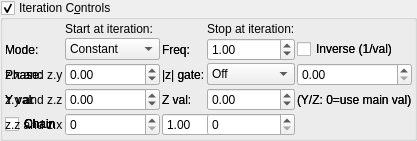
    <widget class="MyGroupBox" name="groupCheck_transf_function_enabledAx_false">
     <property name="title">
      <string>Iteration C&amp;ontrols</string>
     </property>
     <property name="checkable">
      <bool>true</bool>
     </property>
     <layout class="QVBoxLayout" name="verticalLayout_13" stretch="0">
      <property name="spacing">
       <number>2</number>
      </property>
      <property name="leftMargin">
       <number>2</number>
      </property>
      <property name="topMargin">
       <number>2</number>
      </property>
      <property name="rightMargin">
       <number>2</number>
      </property>
      <property name="bottomMargin">
       <number>2</number>
      </property>
      <item>
       <layout class="QGridLayout" name="gridLayout_14" columnstretch="0,1,0,1">
        <item row="2" column="1">
         <widget class="MySpinBox" name="spinboxInt_transf_start_iterations_A">
          <property name="sizePolicy">
           <sizepolicy hsizetype="Minimum" vsizetype="Maximum">
            <horstretch>0</horstretch>
            <verstretch>0</verstretch>
           </sizepolicy>
          </property>
          <property name="maximum">
           <number>999</number>
          </property>
         </widget>
        </item>
        <item row="3" column="1">
         <widget class="MySpinBox" name="spinboxInt_transf_multiplier_start_iter_1">
          <property name="sizePolicy">
           <sizepolicy hsizetype="Minimum" vsizetype="Maximum">
            <horstretch>0</horstretch>
            <verstretch>0</verstretch>
           </sizepolicy>
          </property>
          <property name="maximum">
           <number>999</number>
          </property>
         </widget>
        </item>
        <item row="3" column="3">
         <widget class="MySpinBox" name="spinboxInt_transf_multiplier_stop_iter_1">
          <property name="sizePolicy">
           <sizepolicy hsizetype="Minimum" vsizetype="Maximum">
            <horstretch>0</horstretch>
            <verstretch>0</verstretch>
           </sizepolicy>
          </property>
          <property name="maximum">
           <number>999</number>
          </property>
         </widget>
        </item>
      <item row="1" column="0">
       <widget class="QLabel"><property name="text"><string>Mode:</string></property></widget>
      </item>
      <item row="1" column="1">
       <widget class="MyComboBox" name="comboBox_transf_multiplier_value_mode_1">
        <item><property name="text"><string notr="true">Constant</string></property></item>
        <item><property name="text"><string notr="true">Sine</string></property></item>
        <item><property name="text"><string notr="true">Ramp</string></property></item>
        <item><property name="text"><string notr="true">Exponential</string></property></item>
        <item><property name="text"><string notr="true">Triangle</string></property></item>
        <item><property name="text"><string notr="true">Square</string></property></item>
        <item><property name="text"><string notr="true">Smoothstep</string></property></item>
        <item><property name="text"><string notr="true">Noise</string></property></item>
        <item><property name="text"><string notr="true">Ping-pong</string></property></item>
        <item><property name="text"><string notr="true">Stepped</string></property></item>
       </widget>
      </item>
      <item row="1" column="2">
       <widget class="QLabel"><property name="text"><string>Freq:</string></property></widget>
      </item>
      <item row="1" column="3">
       <widget class="MyDoubleSpinBox" name="spinbox_transf_multiplier_frequency_1">
        <property name="minimum"><double>0.01</double></property><property name="maximum"><double>100.0</double></property>
        <property name="singleStep"><double>0.1</double></property><property name="value"><double>1.0</double></property>
       </widget>
      </item>
      <item row="1" column="4" colspan="2">
       <widget class="MyCheckBox" name="checkBox_transf_multiplier_inverse_1">
        <property name="text"><string>Inverse (1/val)</string></property>
       </widget>
      </item>
      <item row="2" column="0">
       <widget class="QLabel"><property name="text"><string>Phase:</string></property></widget>
      </item>
      <item row="2" column="1">
       <widget class="MyDoubleSpinBox" name="spinbox_transf_multiplier_phase_1">
        <property name="minimum"><double>-10.0</double></property><property name="maximum"><double>10.0</double></property>
        <property name="singleStep"><double>0.1</double></property><property name="value"><double>0.0</double></property>
       </widget>
      </item>
      <item row="2" column="2">
       <widget class="QLabel"><property name="text"><string>|z| gate:</string></property></widget>
      </item>
      <item row="2" column="3">
       <widget class="MyComboBox" name="comboBox_transf_multiplier_threshold_mode_1">
        <item><property name="text"><string notr="true">Off</string></property></item>
        <item><property name="text"><string notr="true">&gt; thresh</string></property></item>
        <item><property name="text"><string notr="true">&lt; thresh</string></property></item>
       </widget>
      </item>
      <item row="2" column="4" colspan="2">
       <widget class="MyDoubleSpinBox" name="spinbox_transf_multiplier_threshold_1">
        <property name="minimum"><double>0.0</double></property><property name="maximum"><double>1000.0</double></property>
        <property name="singleStep"><double>0.1</double></property><property name="value"><double>0.0</double></property>
       </widget>
      </item>
      <item row="3" column="0">
       <widget class="QLabel"><property name="text"><string>Y val:</string></property></widget>
      </item>
      <item row="3" column="1">
       <widget class="MyDoubleSpinBox" name="spinbox_transf_multiplier_scale_y_1">
        <property name="minimum"><double>-100.0</double></property><property name="maximum"><double>100.0</double></property>
        <property name="singleStep"><double>0.01</double></property><property name="value"><double>0.0</double></property>
       </widget>
      </item>
      <item row="3" column="2">
       <widget class="QLabel"><property name="text"><string>Z val:</string></property></widget>
      </item>
      <item row="3" column="3">
       <widget class="MyDoubleSpinBox" name="spinbox_transf_multiplier_scale_z_1">
        <property name="minimum"><double>-100.0</double></property><property name="maximum"><double>100.0</double></property>
        <property name="singleStep"><double>0.01</double></property><property name="value"><double>0.0</double></property>
       </widget>
      </item>
      <item row="3" column="4" colspan="2">
       <widget class="QLabel"><property name="text"><string notr="true">(Y/Z: 0=use main val)</string></property></widget>
      </item>
      <item row="4" column="0">
       <widget class="MyCheckBox" name="checkBox_transf_multiplier_chain_5">
        <property name="text"><string>Chain</string></property>
       </widget>
      </item>
      <item row="4" column="1">
       <widget class="QLabel"><property name="text"><string>Weight:</string></property></widget>
      </item>
      <item row="4" column="2" colspan="2">
       <widget class="MyDoubleSpinBox" name="spinbox_transf_multiplier_weight_5">
        <property name="minimum"><double>0.0</double></property><property name="maximum"><double>10.0</double></property>
        <property name="singleStep"><double>0.1</double></property><property name="value"><double>1.0</double></property>
       </widget>
      </item>
      <item row="4" column="0">
       <widget class="MyCheckBox" name="checkBox_transf_multiplier_chain_4">
        <property name="text"><string>Chain</string></property>
       </widget>
      </item>
      <item row="4" column="1">
       <widget class="QLabel"><property name="text"><string>Weight:</string></property></widget>
      </item>
      <item row="4" column="2" colspan="2">
       <widget class="MyDoubleSpinBox" name="spinbox_transf_multiplier_weight_4">
        <property name="minimum"><double>0.0</double></property><property name="maximum"><double>10.0</double></property>
        <property name="singleStep"><double>0.1</double></property><property name="value"><double>1.0</double></property>
       </widget>
      </item>
      <item row="4" column="0">
       <widget class="MyCheckBox" name="checkBox_transf_multiplier_chain_3">
        <property name="text"><string>Chain</string></property>
       </widget>
      </item>
      <item row="4" column="1">
       <widget class="QLabel"><property name="text"><string>Weight:</string></property></widget>
      </item>
      <item row="4" column="2" colspan="2">
       <widget class="MyDoubleSpinBox" name="spinbox_transf_multiplier_weight_3">
        <property name="minimum"><double>0.0</double></property><property name="maximum"><double>10.0</double></property>
        <property name="singleStep"><double>0.1</double></property><property name="value"><double>1.0</double></property>
       </widget>
      </item>
      <item row="4" column="0">
       <widget class="MyCheckBox" name="checkBox_transf_multiplier_chain_2">
        <property name="text"><string>Chain</string></property>
       </widget>
      </item>
      <item row="4" column="1">
       <widget class="QLabel"><property name="text"><string>Weight:</string></property></widget>
      </item>
      <item row="4" column="2" colspan="2">
       <widget class="MyDoubleSpinBox" name="spinbox_transf_multiplier_weight_2">
        <property name="minimum"><double>0.0</double></property><property name="maximum"><double>10.0</double></property>
        <property name="singleStep"><double>0.1</double></property><property name="value"><double>1.0</double></property>
       </widget>
      </item>
      <item row="4" column="0">
       <widget class="MyCheckBox" name="checkBox_transf_multiplier_chain_1">
        <property name="text"><string>Chain</string></property>
       </widget>
      </item>
      <item row="4" column="1">
       <widget class="QLabel"><property name="text"><string>Weight:</string></property></widget>
      </item>
      <item row="4" column="2" colspan="2">
       <widget class="MyDoubleSpinBox" name="spinbox_transf_multiplier_weight_1">
        <property name="minimum"><double>0.0</double></property><property name="maximum"><double>10.0</double></property>
        <property name="singleStep"><double>0.1</double></property><property name="value"><double>1.0</double></property>
       </widget>
      </item>
        <item row="2" column="3">
         <widget class="MySpinBox" name="spinboxInt_transf_stop_iterations_A">
          <property name="sizePolicy">
           <sizepolicy hsizetype="Minimum" vsizetype="Maximum">
            <horstretch>0</horstretch>
            <verstretch>0</verstretch>
           </sizepolicy>
          </property>
          <property name="maximum">
           <number>999</number>
          </property>
         </widget>
        </item>
        <item row="4" column="1">
         <widget class="MySpinBox" name="spinboxInt_transf_multiplier_start_iter_2">
          <property name="sizePolicy">
           <sizepolicy hsizetype="Minimum" vsizetype="Maximum">
            <horstretch>0</horstretch>
            <verstretch>0</verstretch>
           </sizepolicy>
          </property>
          <property name="maximum">
           <number>999</number>
          </property>
         </widget>
        </item>
        <item row="4" column="3">
         <widget class="MySpinBox" name="spinboxInt_transf_multiplier_stop_iter_2">
          <property name="sizePolicy">
           <sizepolicy hsizetype="Minimum" vsizetype="Maximum">
            <horstretch>0</horstretch>
            <verstretch>0</verstretch>
           </sizepolicy>
          </property>
          <property name="maximum">
           <number>999</number>
          </property>
         </widget>
        </item>
      <item row="1" column="0">
       <widget class="QLabel"><property name="text"><string>Mode:</string></property></widget>
      </item>
      <item row="1" column="1">
       <widget class="MyComboBox" name="comboBox_transf_multiplier_value_mode_2">
        <item><property name="text"><string notr="true">Constant</string></property></item>
        <item><property name="text"><string notr="true">Sine</string></property></item>
        <item><property name="text"><string notr="true">Ramp</string></property></item>
        <item><property name="text"><string notr="true">Exponential</string></property></item>
        <item><property name="text"><string notr="true">Triangle</string></property></item>
        <item><property name="text"><string notr="true">Square</string></property></item>
        <item><property name="text"><string notr="true">Smoothstep</string></property></item>
        <item><property name="text"><string notr="true">Noise</string></property></item>
        <item><property name="text"><string notr="true">Ping-pong</string></property></item>
        <item><property name="text"><string notr="true">Stepped</string></property></item>
       </widget>
      </item>
      <item row="1" column="2">
       <widget class="QLabel"><property name="text"><string>Freq:</string></property></widget>
      </item>
      <item row="1" column="3">
       <widget class="MyDoubleSpinBox" name="spinbox_transf_multiplier_frequency_2">
        <property name="minimum"><double>0.01</double></property><property name="maximum"><double>100.0</double></property>
        <property name="singleStep"><double>0.1</double></property><property name="value"><double>1.0</double></property>
       </widget>
      </item>
      <item row="1" column="4" colspan="2">
       <widget class="MyCheckBox" name="checkBox_transf_multiplier_inverse_2">
        <property name="text"><string>Inverse (1/val)</string></property>
       </widget>
      </item>
      <item row="2" column="0">
       <widget class="QLabel"><property name="text"><string>Phase:</string></property></widget>
      </item>
      <item row="2" column="1">
       <widget class="MyDoubleSpinBox" name="spinbox_transf_multiplier_phase_2">
        <property name="minimum"><double>-10.0</double></property><property name="maximum"><double>10.0</double></property>
        <property name="singleStep"><double>0.1</double></property><property name="value"><double>0.0</double></property>
       </widget>
      </item>
      <item row="2" column="2">
       <widget class="QLabel"><property name="text"><string>|z| gate:</string></property></widget>
      </item>
      <item row="2" column="3">
       <widget class="MyComboBox" name="comboBox_transf_multiplier_threshold_mode_2">
        <item><property name="text"><string notr="true">Off</string></property></item>
        <item><property name="text"><string notr="true">&gt; thresh</string></property></item>
        <item><property name="text"><string notr="true">&lt; thresh</string></property></item>
       </widget>
      </item>
      <item row="2" column="4" colspan="2">
       <widget class="MyDoubleSpinBox" name="spinbox_transf_multiplier_threshold_2">
        <property name="minimum"><double>0.0</double></property><property name="maximum"><double>1000.0</double></property>
        <property name="singleStep"><double>0.1</double></property><property name="value"><double>0.0</double></property>
       </widget>
      </item>
      <item row="3" column="0">
       <widget class="QLabel"><property name="text"><string>Y val:</string></property></widget>
      </item>
      <item row="3" column="1">
       <widget class="MyDoubleSpinBox" name="spinbox_transf_multiplier_scale_y_2">
        <property name="minimum"><double>-100.0</double></property><property name="maximum"><double>100.0</double></property>
        <property name="singleStep"><double>0.01</double></property><property name="value"><double>0.0</double></property>
       </widget>
      </item>
      <item row="3" column="2">
       <widget class="QLabel"><property name="text"><string>Z val:</string></property></widget>
      </item>
      <item row="3" column="3">
       <widget class="MyDoubleSpinBox" name="spinbox_transf_multiplier_scale_z_2">
        <property name="minimum"><double>-100.0</double></property><property name="maximum"><double>100.0</double></property>
        <property name="singleStep"><double>0.01</double></property><property name="value"><double>0.0</double></property>
       </widget>
      </item>
      <item row="3" column="4" colspan="2">
       <widget class="QLabel"><property name="text"><string notr="true">(Y/Z: 0=use main val)</string></property></widget>
      </item>
        <item row="0" column="3">
         <widget class="QLabel" name="label_49">
          <property name="text">
           <string>Stop at iteration:</string>
          </property>
         </widget>
        </item>
        <item row="0" column="1">
         <widget class="QLabel" name="label_67">
          <property name="text">
           <string>Start at iteration:</string>
          </property>
         </widget>
        </item>
        <item row="2" column="0">
         <widget class="QLabel" name="label_14">
          <property name="text">
           <string notr="true">z.x and z.y</string>
          </property>
         </widget>
        </item>
        <item row="3" column="0">
         <widget class="QLabel" name="label_20">
          <property name="text">
           <string notr="true">z.y and z.z</string>
          </property>
         </widget>
        </item>
        <item row="4" column="0">
         <widget class="QLabel" name="label_21">
          <property name="text">
           <string notr="true">z.z and z.x</string>
          </property>
         </widget>
        </item>
       </layout>
      </item>
     </layout>
    </widget>
